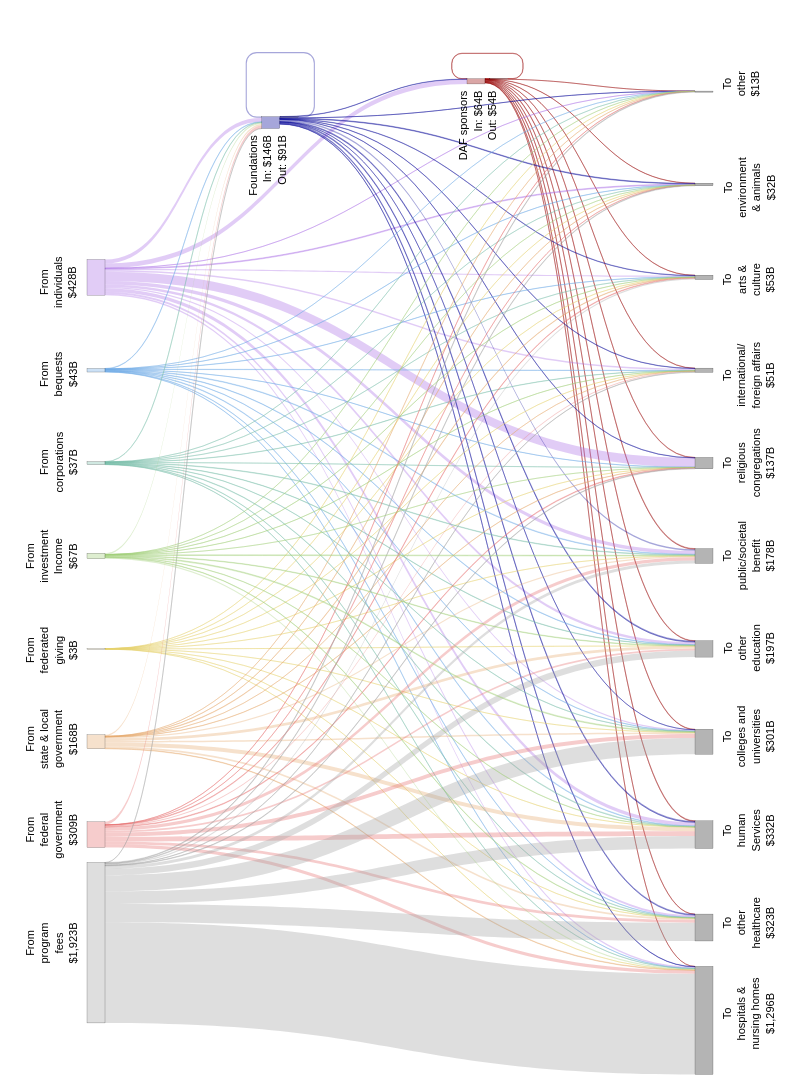

Notebook source saved alongside this figure:
### Markdown cell above
Using Plotly Sankey because it includes the best compromises for:
- weighted edges
- self-loops (still poor)
- curved edges
- label control (still poor)
- heirarchy levels
- interactivity
- quality
- merging flows

### Code cell
# Plot the diagram
fig = go.Figure(go.Sankey(
    arrangement="snap",
    
    node=dict(
        # label=node_format_df["Node"],
        label=[""] * len(node_format_df), # remove default labels
        x=node_format_df["X"],
        y=node_format_df["Y"],
        pad=15,
        thickness=18,
        line=dict(color="rgba(0,0,0,0.75)", width=0.25),
        # line=dict(color="rgba(0,0,0,0)", width=0),
        color=node_colors,
        hoverinfo="skip"
    ),
    
    link=dict(
        # arrowlen=10,
        source=sources,
        target=targets,
        value=values,
        color=edge_colors,
        customdata=hover_text,
        hoverinfo="none"
        # hovertemplate="%{customdata}<extra></extra>"
    )
))

# Define annotations for labels
annotations = []

for _, row in node_format_df[node_format_df["Node Type"] == "Source"].iterrows():
    node_name = row[node_id_field]
    dx = row["X Offset"]
    dy = row["Y Offset"]
    annotations.append(dict(
        x=row["X"] - dx,
        y=(1 - row["Y"]) + dy,
        text=row[node_display_field],
        showarrow=False,
        xanchor="right",
        align="center",
        textangle=-90
    ))

for _, row in node_format_df[node_format_df["Node Type"] == "Recipient"].iterrows():
    dx = row["X Offset"]
    dy = row["Y Offset"]
    annotations.append(dict(
        x=row["X"] + dx,
        y=(1 - row["Y"]) + dy,
        text=row[node_display_field],
        showarrow=False,
        xanchor="left",
        align="center",
        textangle=-90
    ))
for _, row in node_format_df[node_format_df["Node Type"] == "Intermediary Left"].iterrows():
    dx = row["X Offset"]
    dy = row["Y Offset"]
    annotations.append(dict(
        x=row["X"] - dx,
        y=(1 - row["Y"]) + dy,
        text=row[node_display_field],
        showarrow=False,
        xanchor="left",
        align="left",
        textangle=-90
    ))

for _, row in node_format_df[node_format_df["Node Type"] == "Intermediary Right"].iterrows():
    dx = row["X Offset"]
    dy = row["Y Offset"]
    annotations.append(dict(
        x=row["X"] + dx,
        y=(1 - row["Y"]) + dy,
        text=row[node_display_field],
        showarrow=False,
        xanchor="right",
        align="right",
        textangle=-90
    ))

# Format
fig.update_layout(
    # title_text="Nonprofit Economy Flows (2023)",
    font_size=10,
    width=800,
    height=1100,
    margin=dict(l=20, r=20, t=40, b=20),
    font=dict(family=font_family, size=11, color="black"),
    annotations=annotations
)

fig.show()

### Figure 1 — Plotly figure (JSON) as saved in the notebook; plotly's stock layout.template omitted (floating-point values rounded to 4 significant figures; data arrays with more than 128 entries replaced by an {"elided": "..."} marker saying what was removed)
{"data": [{"arrangement": "snap", "link": {"color": {"elided": "132 str values"}, "customdata": {"elided": "132 str values"}, "hoverinfo": "none", "source": {"elided": "132 int values"}, "target": {"elided": "132 int values"}, "value": {"elided": "132 float values"}}, "node": {"color": ["rgba(150,0,0,0.35)", "rgba(150,0,0,0.35)", "rgba(0,0,150,0.35)", "rgba(0,0,150,0.35)", "rgba(160,160,160,0.35)", "rgba(230,110,110,0.35)", "rgba(230,170,110,0.35)", "rgba(230,210,110,0.35)", "rgba(160,205,120,0.35)", "rgba(120,190,170,0.35)", "rgba(110,170,230,0.35)", "rgba(170,110,230,0.35)", "rgb(180,180,180)", "rgb(180,180,180)", "rgb(180,180,180)", "rgb(180,180,180)", "rgb(180,180,180)", "rgb(180,180,180)", "rgb(180,180,180)", "rgb(180,180,180)", "rgb(180,180,180)", "rgb(180,180,180)", "rgb(180,180,180)"], "hoverinfo": "skip", "label": ["", "", "", "", "", "", "", "", "", "", "", "", "", "", "", "", "", "", "", "", "", "", ""], "line": {"color": "rgba(0,0,0,0.75)", "width": 0.25}, "pad": 15, "thickness": 18, "x": [0.6, 0.63, 0.33, 0.355, 0.1, 0.1, 0.1, 0.1, 0.1, 0.1, 0.1, 0.1, 0.9, 0.9, 0.9, 0.9, 0.9, 0.9, 0.9, 0.9, 0.9, 0.9, 0.9], "y": [0.04, 0.0375, 0.08, 0.0745, 0.86, 0.77, 0.68, 0.59, 0.5, 0.41, 0.32, 0.23, 0.95, 0.86, 0.77, 0.68, 0.59, 0.5, 0.41, 0.32, 0.23, 0.14, 0.05]}, "type": "sankey"}], "layout": {"annotations": [{"align": "center", "showarrow": false, "text": "From<br>program<br>fees<br>$1,923B", "textangle": -90, "x": 0.08, "xanchor": "right", "y": 0.103}, {"align": "center", "showarrow": false, "text": "From<br>federal<br>government<br>$309B", "textangle": -90, "x": 0.08, "xanchor": "right", "y": 0.205}, {"align": "center", "showarrow": false, "text": "From<br>state & local<br>government<br>$168B", "textangle": -90, "x": 0.08, "xanchor": "right", "y": 0.292}, {"align": "center", "showarrow": false, "text": "From<br>federated<br>giving<br>$3B", "textangle": -90, "x": 0.08, "xanchor": "right", "y": 0.4088}, {"align": "center", "showarrow": false, "text": "From<br>investment<br>Income<br>$67B", "textangle": -90, "x": 0.08, "xanchor": "right", "y": 0.4995}, {"align": "center", "showarrow": false, "text": "From<br>corporations<br>$37B", "textangle": -90, "x": 0.08, "xanchor": "right", "y": 0.591}, {"align": "center", "showarrow": false, "text": "From<br>bequests<br>$43B", "textangle": -90, "x": 0.08, "xanchor": "right", "y": 0.7}, {"align": "center", "showarrow": false, "text": "From<br>individuals<br>$428B", "textangle": -90, "x": 0.08, "xanchor": "right", "y": 0.793}, {"align": "center", "showarrow": false, "text": "To<br>hospitals &<br>nursing homes<br>$1,296B", "textangle": -90, "x": 0.92, "xanchor": "left", "y": 0.02}, {"align": "center", "showarrow": false, "text": "To<br>other<br>healthcare<br>$323B", "textangle": -90, "x": 0.92, "xanchor": "left", "y": 0.118}, {"align": "center", "showarrow": false, "text": "To<br>human<br>Services<br>$332B", "textangle": -90, "x": 0.92, "xanchor": "left", "y": 0.212}, {"align": "center", "showarrow": false, "text": "To<br>colleges and<br>universities<br>$301B", "textangle": -90, "x": 0.92, "xanchor": "left", "y": 0.293}, {"align": "center", "showarrow": false, "text": "To<br>other<br>education<br>$197B", "textangle": -90, "x": 0.92, "xanchor": "left", "y": 0.4107}, {"align": "center", "showarrow": false, "text": "To<br>public/societal<br>benefit<br>$178B", "textangle": -90, "x": 0.92, "xanchor": "left", "y": 0.5005}, {"align": "center", "showarrow": false, "text": "To<br>religious<br>congregations<br>$137B", "textangle": -90, "x": 0.92, "xanchor": "left", "y": 0.5905}, {"align": "center", "showarrow": false, "text": "To<br>international/<br>foreign affairs<br>$51B", "textangle": -90, "x": 0.92, "xanchor": "left", "y": 0.71}, {"align": "center", "showarrow": false, "text": "To<br>arts &<br>culture<br>$53B", "textangle": -90, "x": 0.92, "xanchor": "left", "y": 0.786}, {"align": "center", "showarrow": false, "text": "To<br>environment<br>& animals<br>$32B", "textangle": -90, "x": 0.92, "xanchor": "left", "y": 0.889}, {"align": "center", "showarrow": false, "text": "To<br>other<br>$13B", "textangle": -90, "x": 0.92, "xanchor": "left", "y": 0.972}, {"align": "right", "showarrow": false, "text": "DAF sponsors<br>In: $64B<br>Out: $54B", "textangle": -90, "x": 0.632, "xanchor": "right", "y": 0.953}, {"align": "right", "showarrow": false, "text": "Foundations<br>In: $146B<br>Out: $91B", "textangle": -90, "x": 0.355, "xanchor": "right", "y": 0.91}], "font": {"color": "black", "family": "Arial, Helvetica, sans-serif", "size": 11}, "height": 1100, "margin": {"b": 20, "l": 20, "r": 20, "t": 40}, "width": 800}}
